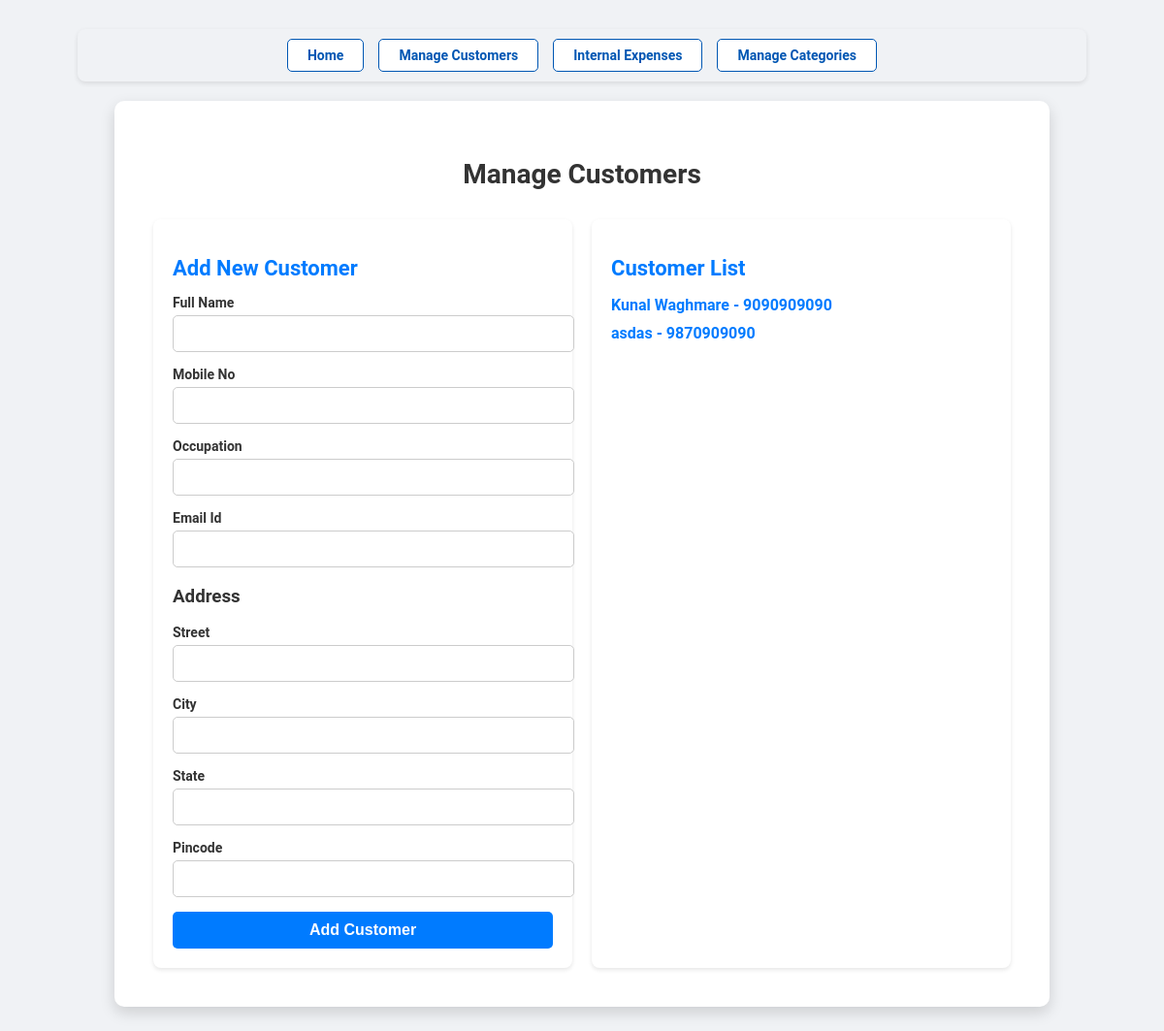
Page /customers on the committed database.
### models.py (models this page shows)
class Customer(db.Model):
  id = db.Column(db.Integer, primary_key=True)
  full_name = db.Column(db.String(100), nullable=False)
  mobile_no = db.Column(db.String(20), nullable=False)
  occupation = db.Column(db.String(50))
  email_id = db.Column(db.String(50))
  address = db.Column(db.Text)
  files = db.relationship('CustomerFile', back_populates='customer', cascade='all, delete-orphan')
  construction_size = db.Column(db.Float, nullable=True, default=0.0)
  rate_of_construction = db.Column(db.Float, nullable=True, default=0.0)
  wall_compound_size = db.Column(db.Float, nullable=True, default=0.0)
  rate_of_wall_compound = db.Column(db.Float, nullable=True, default=0.0)

### abconstruction.py (the view, shortened to what this page needs)
@app.route('/customers', methods=['GET', 'POST'])
def manage_customers():
  customers = Customer.query.all()
  if not customers:
      flash('No customers found!', 'warning')
  return render_template('customers.html', customers=customers)

### templates/customers.html (shortened to what this page needs)
<!DOCTYPE html>
<html lang="en">
<head>
  <link rel="stylesheet" href="{{ url_for('static', filename='styles.css') }}">
</head>
<body>
  <div class="navigation">
    <a href="{{ url_for('dashboard') }}">Home</a>
    <a href="{{ url_for('manage_customers') }}">Manage Customers</a>
    <a href="{{ url_for('manage_expenses') }}">Internal Expenses</a>
    <a href="{{ url_for('manage_categories') }}">Manage Categories</a>
  </div>
  <div class="container">
    <h1 class="page-title">Manage Customers</h1>
    <div class="row">
      <div class="form-box">
        <h2>Add New Customer</h2>
        <form method="POST">
          <div class="form-group">
            <label for="full_name">Full Name</label>
            <input type="text" id="full_name" name="full_name" title="Please enter customer name." required>
          </div>
          <div class="form-group">
            <label for="mobile_no">Mobile No</label>
            <input type="text" id="mobile_no" name="mobile_no" pattern="\d{10}" title="Please enter a 10-digit mobile number."  required>
          </div>
          <div class="form-group">
            <label for="occupation">Occupation</label>
            <input type="text" id="occupation" name="occupation">
          </div>
          <div class="form-group">
            <label for="email_id">Email Id</label>
            <input type="email" id="email_id" name="email_id">
          </div>
          <h3>Address</h3>
          <div class="form-group">
            <label for="street">Street</label>
            <input type="text" id="street" name="street" required>
          </div>
          <div class="form-group">
            <label for="city">City</label>
            <input type="text" id="city" name="city" required>
          </div>
          <div class="form-group">
            <label for="state">State</label>
            <input type="text" id="state" name="state" required>
          </div>
          <div class="form-group">
            <label for="pincode">Pincode</label>
            <input type="text" id="pincode" name="pincode" required>
          </div>
          <button type="submit">Add Customer</button>
        </form>
      </div>
      <div class="form-box">
        <h2>Customer List</h2>
        <ul class="customer-list">
          {% for customer in customers %}
            <li>
              <a href="{{ url_for('customer_work_details', id=customer.id) }}">
                {{ customer.full_name }} - {{ customer.mobile_no }}
              </a>
            </li>
          {% endfor %}
        </ul>
      </div>
    </div>
  </div>
</body>
</html>

### static/styles.css (style rules this page uses)
body { font-family: 'Roboto', Arial, sans-serif; margin: 0; color: #333; padding: 10px 80px; background-color: #f0f2f5; }
.container { text-align: left; float: center; width: 85%; max-width: 85%; margin: 20px auto; padding: 40px; background: #ffffff; border-radius: 10px; box-shadow: 0 6px 15px rgba(0, 0, 0, 0.15); margin-bottom: 15px; }
.navigation { display: flex; justify-content: center; gap: 15px; margin: 20px 0; background-color: #f0f2f5; padding: 10px 15px; border-radius: 8px; box-shadow: 0 2px 5px rgba(0, 0, 0, 0.1); }
.navigation a { display: inline-block; padding: 8px 20px; color: #0056b3; text-decoration: none; font-size: 14px; font-weight: bold; background-color: #ffffff; border: 1px solid #0056b3; border-radius: 5px; transition: all 0.3s ease; }

### templates/customers.html (style rules this page uses)
.page-title { text-align: center; font-size: 28px; margin-bottom: 30px; color: #333; }
.row { display: flex; gap: 20px; flex-wrap: wrap; }
.form-box { flex: 1; padding: 20px; background-color: white; border-radius: 8px; box-shadow: 0 2px 4px rgba(0, 0, 0, 0.1); min-width: 300px; }
.form-box h2 { font-size: 22px; margin-bottom: 15px; color: #007bff; }
form .form-group { margin-bottom: 15px; }
form label { display: block; margin-bottom: 5px; font-size: 14px; font-weight: bold; }
form input { width: 100%; padding: 10px; font-size: 14px; border: 1px solid #ccc; border-radius: 5px; }
form button { display: inline-block; width: 100%; padding: 10px; font-size: 16px; font-weight: bold; color: white; background-color: #007bff; border: none; border-radius: 5px; cursor: pointer; transition: background-color 0.3s ease; }
.customer-list { list-style: none; padding: 0; }
.customer-list li { margin-bottom: 10px; }
.customer-list a { text-decoration: none; color: #007bff; font-weight: bold; }

### rows in the picture
Customer: full_name "Kunal Waghmare", mobile_no "9090909090"
Customer: full_name "asdas", mobile_no "9870909090"
